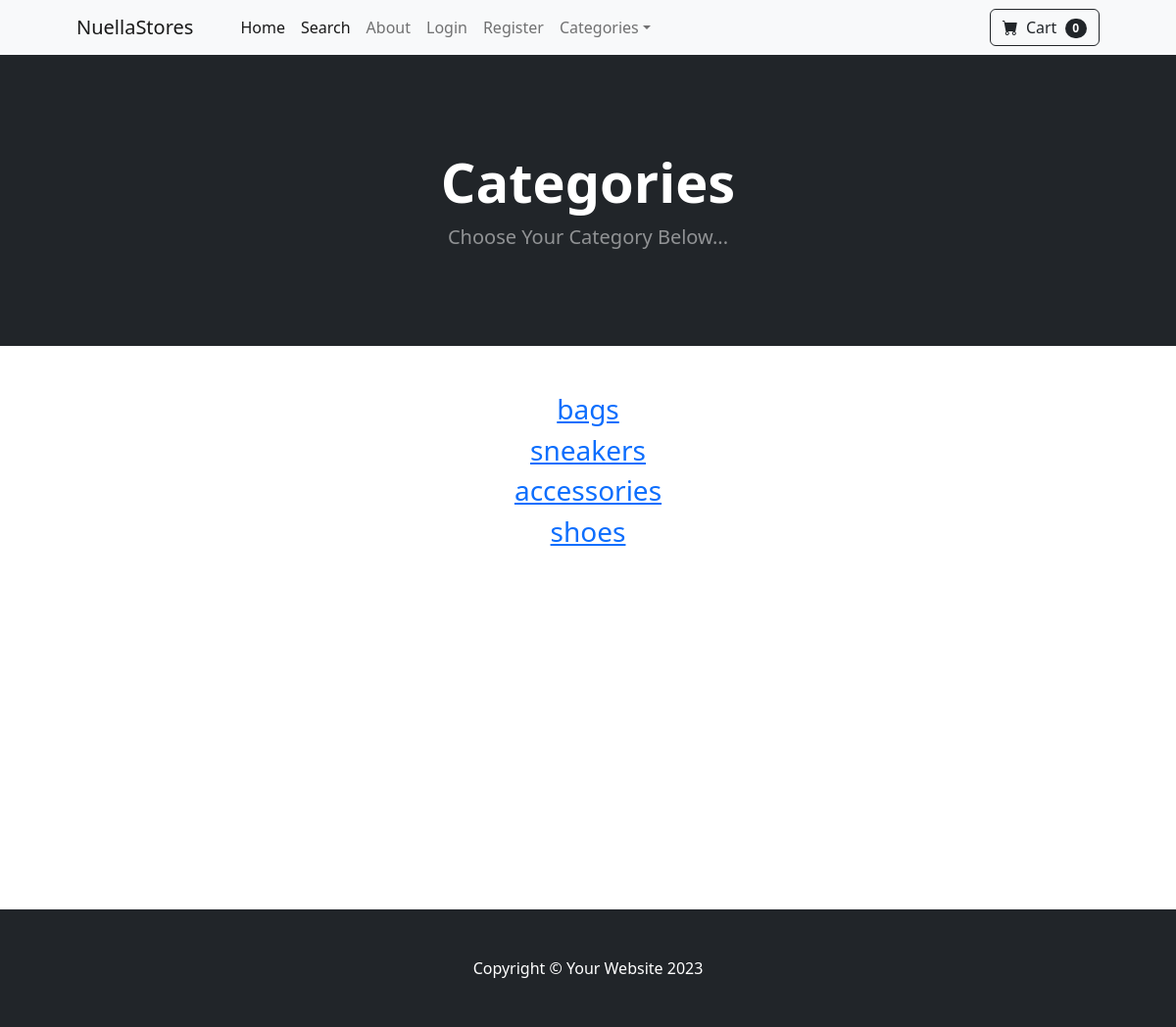
The app's page /category_summary/ with its own data.
### Store/models.py (models this page shows)
class Category(models.Model):
    name = models.CharField(max_length=50)
    def __str__(self):
        return self.name

### Store/views.py (the view)
# urls.py: path('category_summary/', views.category_summary, name="category_summary"),
def category_summary(request):
    categories = Category.objects.all()
    return render(request, 'category_summary.html', {"categories": categories})

### Cart/cart.py (called while the page is built)
    def __len__(self):
        return len(self.cart)

### Cart/context_processors.py (called while the page is built)
def cart(request):
    return{"cart": Cart(request)}

### Store/templates/category_summary.html (shortened to what this page needs)
{% extends 'base.html' %}
{% block content %}
<header class="bg-dark py-5">
    <div class="container px-4 px-lg-5 my-5">
        <div class="text-center text-white">
            <h1 class="display-4 fw-bolder">Categories</h1>
            <p class="lead fw-normal text-white-50 mb-0">Choose Your Category Below...</p>
        </div>
    </div>
</header>
<div class = "container">
    <div class = "row">
        <center>
            <div class="col-8">
                   {% for category in categories %}
                    <h3><a href = "{% url 'category' category %}"> {{ category }} </a></h3>
                   {% endfor %}
            </div>
        </center>
    </div>
</div>
{% endblock %}

### records on screen
Category: name "bags"
Category: name "sneakers"
Category: name "accessories"
Category: name "shoes"

### other values on screen
{{ cart|length }} "0"
